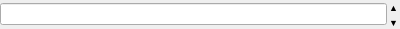
<?xml version="1.0" encoding="UTF-8"?>
<ui version="4.0">
 <class>MidiNoteInput</class>
 <widget class="QWidget" name="MidiNoteInput">
  <property name="geometry">
   <rect>
    <x>0</x>
    <y>0</y>
    <width>400</width>
    <height>29</height>
   </rect>
  </property>
  <property name="windowTitle">
   <string>Form</string>
  </property>
  <layout class="QHBoxLayout" name="horizontalLayout">
   <property name="spacing">
    <number>0</number>
   </property>
   <property name="leftMargin">
    <number>0</number>
   </property>
   <property name="topMargin">
    <number>0</number>
   </property>
   <property name="rightMargin">
    <number>0</number>
   </property>
   <property name="bottomMargin">
    <number>0</number>
   </property>
   <item>
    <layout class="QVBoxLayout" name="inputLayout">
     <property name="spacing">
      <number>0</number>
     </property>
     <item>
      <widget class="QLineEdit" name="input">
       <property name="readOnly">
        <bool>true</bool>
       </property>
      </widget>
     </item>
    </layout>
   </item>
   <item>
    <layout class="QVBoxLayout" name="buttonsLayout">
     <property name="spacing">
      <number>0</number>
     </property>
     <item>
      <widget class="QPushButton" name="increase">
       <property name="sizePolicy">
        <sizepolicy hsizetype="Minimum" vsizetype="Expanding">
         <horstretch>0</horstretch>
         <verstretch>0</verstretch>
        </sizepolicy>
       </property>
       <property name="font">
        <font>
         <pointsize>7</pointsize>
        </font>
       </property>
       <property name="styleSheet">
        <string notr="true">border: 0 none;
padding: 0 2px;</string>
       </property>
       <property name="locale">
        <locale language="English" country="UnitedStates"/>
       </property>
       <property name="text">
        <string notr="true">▲</string>
       </property>
       <property name="iconSize">
        <size>
         <width>14</width>
         <height>14</height>
        </size>
       </property>
      </widget>
     </item>
     <item>
      <widget class="QPushButton" name="decrease">
       <property name="sizePolicy">
        <sizepolicy hsizetype="Minimum" vsizetype="Expanding">
         <horstretch>0</horstretch>
         <verstretch>0</verstretch>
        </sizepolicy>
       </property>
       <property name="font">
        <font>
         <pointsize>7</pointsize>
        </font>
       </property>
       <property name="styleSheet">
        <string notr="true">border: 0 none;
padding: 0 2px;</string>
       </property>
       <property name="locale">
        <locale language="English" country="UnitedStates"/>
       </property>
       <property name="text">
        <string notr="true">▼</string>
       </property>
       <property name="iconSize">
        <size>
         <width>14</width>
         <height>14</height>
        </size>
       </property>
      </widget>
     </item>
    </layout>
   </item>
  </layout>
 </widget>
 <resources/>
 <connections/>
</ui>
